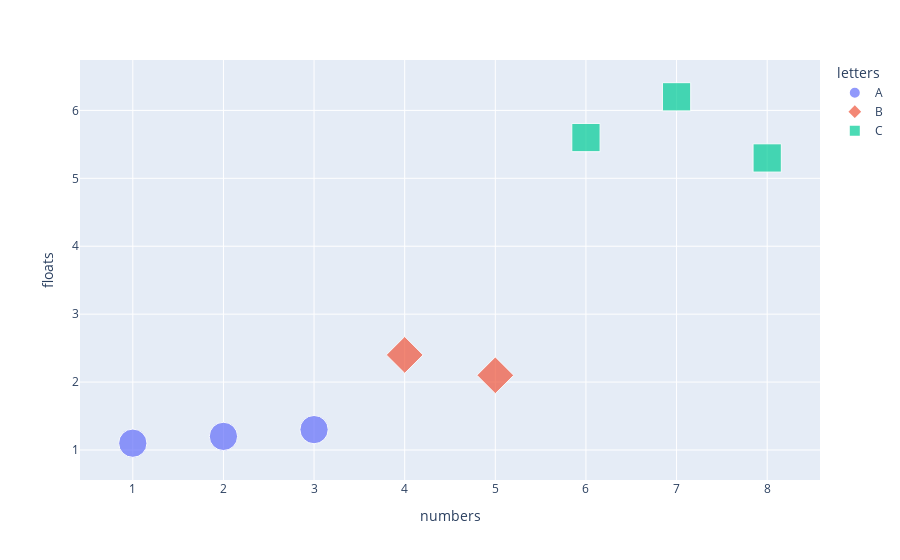

The notebook cell saved with this chart:
### Markdown cell above
## Pontdiagram jelölőkkel

### Code cell
px.scatter(df, x='numbers', y='floats', color='letters', symbol='letters', size=[35] * 8)

### Figure 1 — Plotly figure (JSON) as saved in the notebook; plotly's stock layout.template omitted (floating-point values rounded to 4 significant figures)
{"data": [{"hovertemplate": "letters=A<br>numbers=%{x}<br>floats=%{y}<br>size=%{marker.size}<extra></extra>", "legendgroup": "A", "marker": {"color": "#636efa", "size": [35, 35, 35], "sizemode": "area", "sizeref": 0.0875, "symbol": "circle"}, "mode": "markers", "name": "A", "orientation": "v", "showlegend": true, "type": "scatter", "x": [1, 2, 3], "xaxis": "x", "y": [1.1, 1.2, 1.3], "yaxis": "y"}, {"hovertemplate": "letters=B<br>numbers=%{x}<br>floats=%{y}<br>size=%{marker.size}<extra></extra>", "legendgroup": "B", "marker": {"color": "#EF553B", "size": [35, 35], "sizemode": "area", "sizeref": 0.0875, "symbol": "diamond"}, "mode": "markers", "name": "B", "orientation": "v", "showlegend": true, "type": "scatter", "x": [4, 5], "xaxis": "x", "y": [2.4, 2.1], "yaxis": "y"}, {"hovertemplate": "letters=C<br>numbers=%{x}<br>floats=%{y}<br>size=%{marker.size}<extra></extra>", "legendgroup": "C", "marker": {"color": "#00cc96", "size": [35, 35, 35], "sizemode": "area", "sizeref": 0.0875, "symbol": "square"}, "mode": "markers", "name": "C", "orientation": "v", "showlegend": true, "type": "scatter", "x": [6, 7, 8], "xaxis": "x", "y": [5.6, 6.2, 5.3], "yaxis": "y"}], "layout": {"legend": {"itemsizing": "constant", "title": {"text": "letters"}, "tracegroupgap": 0}, "margin": {"t": 60}, "xaxis": {"anchor": "y", "domain": [0, 1], "title": {"text": "numbers"}}, "yaxis": {"anchor": "x", "domain": [0, 1], "title": {"text": "floats"}}}}
